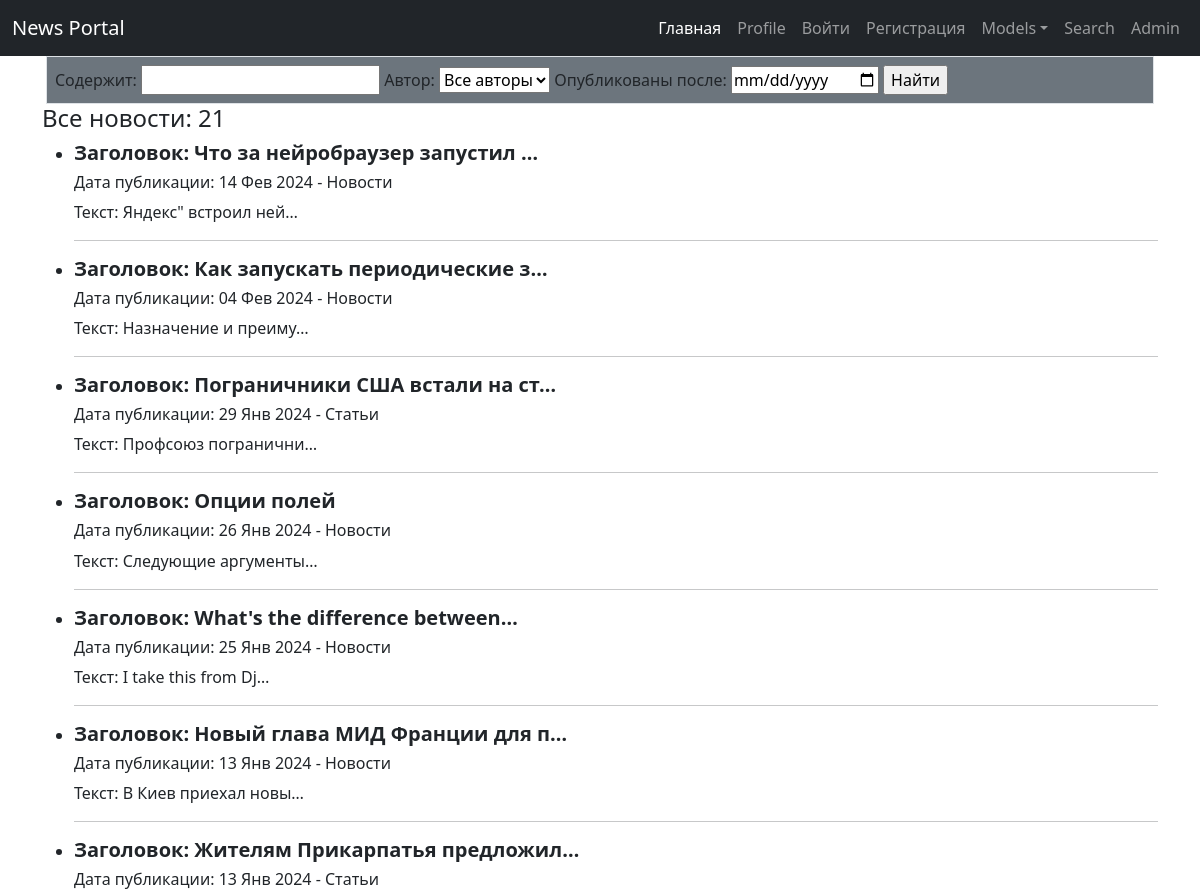
Page /news/search/ (upper part) on the earlier database version.
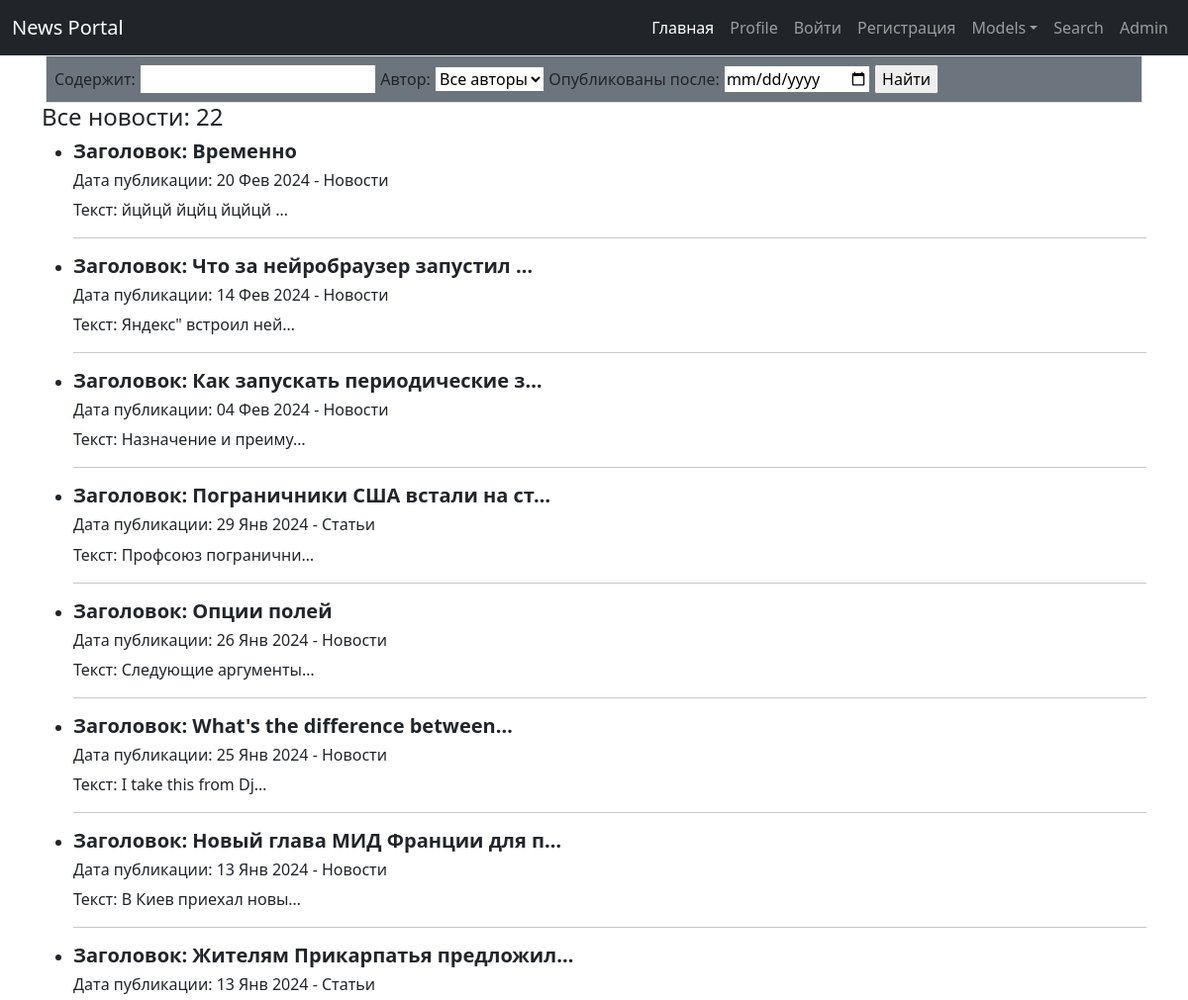
Same page on the later database version.
### news/models.py (models this page shows, shortened)
class Post(models.Model):
    news = 'NE'
    articles = 'AR'
    TYPES = [
        (news, 'Новости'),
        (articles, 'Статьи')
    ]
    author = models.ForeignKey(Author, on_delete=models.CASCADE)
    choice_types = models.CharField(max_length=2, choices=TYPES, default=news)
    time_in = models.DateTimeField(default=timezone.now)
    categories_post = models.ManyToManyField(Category, through='PostCategory')
    title = models.CharField(max_length=240, default='')
    content = models.TextField(blank=False)
    rate_new = models.IntegerField(default=0)

### news/views/post.py (the view)
# urls.py: path('news/search/', PostSearch.as_view(), name='post_search'),
class PostSearch(ListView):
    model = Post
    ordering = '-time_in'
    template_name = APP + 'search.html'
    context_object_name = 'posts'
    def get_queryset(self):
        queryset = super().get_queryset()
        self.filterset = PostFilter(self.request.GET, queryset)
        return self.filterset.qs  # Возвращаем из функции отфильтрованный список товаров
    def get_context_data(self, **kwargs):
        context = super().get_context_data(**kwargs)
        context['filterset'] = self.filterset
        return context

### news/models.py (called while the page is built)
    def __str__(self):
        return f'{self.user.username}'

### news/templates/news/search.html (shortened to what this page needs)
{% extends 'default.html' %}
{% block content %}
<div class="container px-1">
    <div class="row gx-4">
        <div class="col">
   <div class="p-2 border bg-secondary">
   <form action="" method="get">
       {{ filterset.form.as_table }}
       <input type="submit" value="Найти" />
   </form>
      </div>
        </div>
    </div>
</div>
<h4>Все новости: {{ filterset.qs|length }}</h4>
<ul>
{% if posts %}
    {% for post in filterset.qs %}
   <li>
      <h5><b class="text-center">Заголовок: {{ post.title|truncatechars:30 }}</a></b></h5>
      <h6>Дата публикации: {{ post.time_in|date:'d M Y' }} - {{ post.get_choice_types_display }} </h6>
      <p>Текст: {{ post.content|truncatechars:20 }}</p>
      <hr>
   </li>
{% endfor %}
</ul>
{% else %}
<h3>Новостей нет!</h3>
{% endif %}
{% endblock content %}

Differences in the rows shown:
added Post: title "Временно", time_in "20 Фев 2024", choice_types "Новости", content "йцйцй йцйц йцйцй …"
Other differences:
{{ filterset.qs|length }}: "21" → "22"
